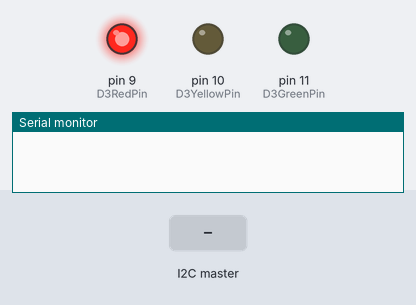
The sketch below on a simulated Arduino Uno, built with avr-gcc and run on an emulated ATmega328P. On the bench: output pins drawn as LEDs (lit = HIGH), the last lines printed to the serial monitor. The test bench sets the inputs (shaded band).

Above: at 1.2 s.
1.3 s: the I2C master sends "Y"
At 2.5 s:
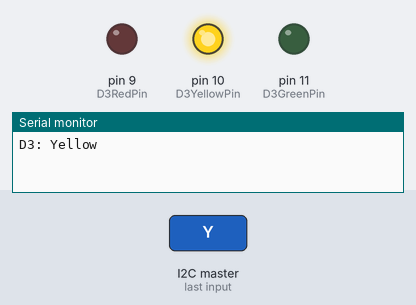
2.8 s: the I2C master sends "G"
At 3.8 s:
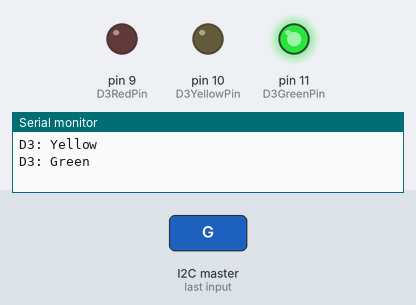
4.3 s: the I2C master sends "R"
At 5.0 s:
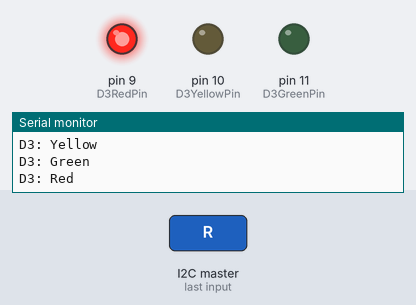
Timing chart, 0 to 7.3 s (numbered marks = the images above; inputs shaded):
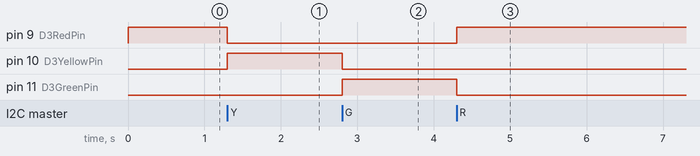

The sketch:

trafficlight_063.ino
```cpp
#include <Wire.h>

const int D3RedPin = 9;
const int D3YellowPin = 10;
const int D3GreenPin = 11;

void setup() {
    Wire.begin(10);  // Address 10 for D3 traffic light
    Wire.onReceive(receiveEvent);
    pinMode(D3RedPin, OUTPUT);
    pinMode(D3YellowPin, OUTPUT);
    pinMode(D3GreenPin, OUTPUT);

    // Initial state: Red
    digitalWrite(D3RedPin, HIGH);
    digitalWrite(D3YellowPin, LOW);
    digitalWrite(D3GreenPin, LOW);
    Serial.begin(9600);
}

void loop() {
    // State controlled by I2C commands
}

void receiveEvent(int howMany) {
    char command = Wire.read();

    switch(command) {
        case 'R':  // Red
            digitalWrite(D3RedPin, HIGH);
            digitalWrite(D3YellowPin, LOW);
            digitalWrite(D3GreenPin, LOW);
            Serial.println("D3: Red");
            break;

        case 'Y':  // Yellow
            digitalWrite(D3RedPin, LOW);
            digitalWrite(D3YellowPin, HIGH);
            digitalWrite(D3GreenPin, LOW);
            Serial.println("D3: Yellow");
            break;

        case 'G':  // Green
            digitalWrite(D3RedPin, LOW);
            digitalWrite(D3YellowPin, LOW);
            digitalWrite(D3GreenPin, HIGH);
            Serial.println("D3: Green");
            break;
    }
}
```

Measured:
- after the input at 1.3 s, pin 9 (D3RedPin): HIGH → LOW at once; pin 10 (D3YellowPin): LOW → HIGH at once
- after the input at 2.8 s, pin 10 (D3YellowPin): HIGH → LOW at once; pin 11 (D3GreenPin): LOW → HIGH at once
- after the input at 4.3 s, pin 9 (D3RedPin): LOW → HIGH at once; pin 11 (D3GreenPin): HIGH → LOW at once
